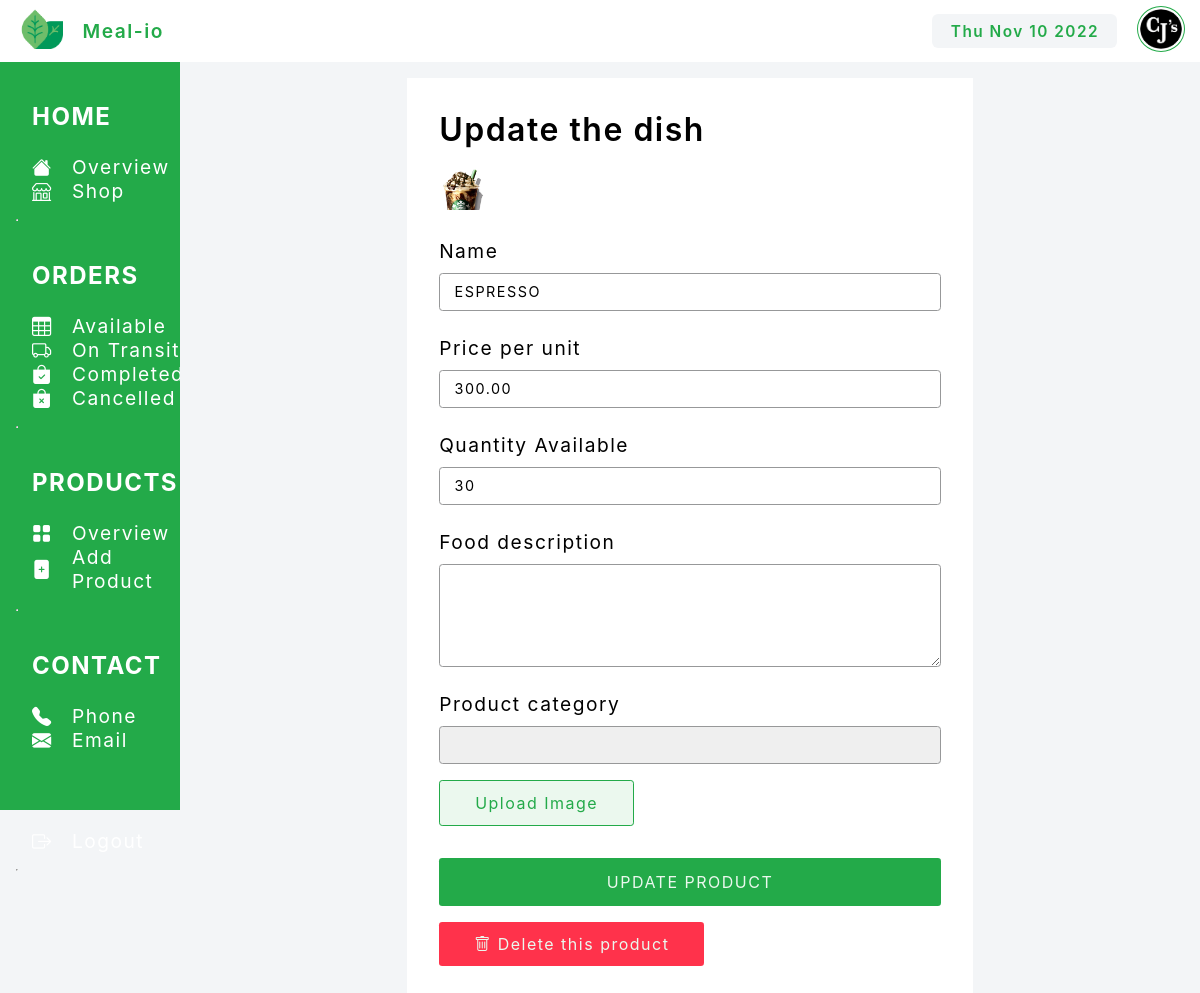
Page /vendors/products/3 (signed in) on the committed database.
### vendor/models.py (models this page shows, shortened)
class Vendor(models.Model):
    user = models.OneToOneField(User, on_delete=models.CASCADE)
    brand = models.CharField(max_length=50, null=True)
    logo = models.ImageField(upload_to="vendors/%Y/%m/%d/", null=True)
    tagline = models.CharField(max_length=100, null=True)

### product/models.py (models this page shows, shortened)
class Product(models.Model):
    label = models.CharField(max_length=200)
    unit = models.CharField(max_length=2,
                            choices=(("kg", "Kilograms"), ("g", "Grams"), ("l", "Litre"), ("ml", "Millilitre"),
                                     ("in", "Inches")), default="kg",help_text="Quantity measurement metrics")
    unit_price = models.DecimalField(max_digits=5, decimal_places=2, verbose_name='unit price')
    image = models.ImageField(upload_to="product//%Y/%m/%d/")
    description = models.TextField(blank=True, verbose_name="description")
    category = models.ForeignKey(Category, on_delete=models.CASCADE, null=True)
    vendor = models.ForeignKey(Vendor, on_delete=models.CASCADE)
    stock = models.PositiveIntegerField(verbose_name='stock', default=1)
    class Meta:
        verbose_name = 'product'
        verbose_name_plural = 'products'
        ordering = ('label',)

### vendor/views.py (the view, shortened to what this page needs)
# urls.py: path("products/<int:id>", update_product, name="product_edit"),
def update_product(request, id):
    vendor = get_object_or_404(Vendor, user=request.user)
    product = get_object_or_404(Product, id=id)
    categories = Category.objects.all()
    return render(request, "dashboard/products_edit.html",
                  {'product': product, 'categories': categories, 'current_category': product.category,"vendor":vendor
                   })

### templates/dashboard/products_edit.html (shortened to what this page needs)
{% extends "dashboard/base_dashboard.html"%}
{% block main %}
<div class="dash-form">
    <form method="post" enctype="multipart/form-data">
        <legend>
            Update the dish
        </legend>
        <div class="image-logo">
            <img src="{{product.image.url}}" alt="product Image">
        </div>
        <div class="form-group">
            <label for="label">Name</label>
            <input type="text" name="label" id="label" value="{{product.label}}">
        </div>
        <div class="form-group">
            <label for="unit_price">Price per unit</label>
            <input type="number" name="unit_price" id="unit_price" value="{{product.unit_price}}">
        </div>
        <div class="form-group">
            <label for="quantity">Quantity Available</label>
            <input type="number" name="stock" id="quantity" value="{{product.stock}}">
        </div>
        <div class="form-group">
            <label for="description">Food description</label>
            <textarea type="text" name="description" id="description" value="{{product.description}}"
                rows="4"></textarea>
        </div>
        <div class="form-group">
            <label for="category">Product category</label>
            <select name="category" id="category">
                <option value="{{product.category.id}}" selected="selected">
                </option>
                {% for category in categories %}
                <option value="{{category.id}}" {% if category == current_category %} selected="selected" {% endif %}>
                </option>
                {% endfor %}
            </select>
        </div>
        <div class="form-group">
            <label for="product_image" class="upload-image" name="product_image">
                Upload Image
            </label>
        </div>
        <div class="form-group">
            <input type="submit" name="submit" value="Update product">
            <a href="{% url 'product_delete' product.pk %}" class="btn danger"><i class="bi bi-trash"></i> Delete this product</a>
        </div>
    </form>
</div>
{% endblock main %}

### templates/dashboard/base_dashboard.html (shortened to what this page needs)
{% load static %}
<!DOCTYPE html>
<html lang="en">
<head>
    <link rel="stylesheet" href="{% static '/css/dashboard.css'%}">
    <link rel="stylesheet" href="{% static '/css/styles.css'%}">
    <link rel="stylesheet" href="{% static '/css/theme.css'%}">
    <link rel="stylesheet" href="{% static '/css/analytics.css'%}">
    <link rel="stylesheet" href="https://cdn.jsdelivr.net/npm/bootstrap-icons@1.7.2/font/bootstrap-icons.css">
</head>
<body>
    <nav>
        <div class="nav-start">
            <a href="{% url 'analytics'%}">
                <img src="{% static 'images/logo.png'%}" alt="">
            </a>
            <a href="{% url 'analytics'%}">
                <p>Meal-io</p>
            </a>
        </div>
        <div class="nav-end">
            <div class="date_today" id="date-today">
            </div>
            <a href="{% url 'analytics'%}">
                <img src="{{vendor.logo.url}}" alt="{{vendor.brand}}">
            </a>
        </div>
    </nav>
    <main>
        <aside>
            <div class="container">
                <div class="nav-group">
                    <h2><a href="{% url 'analytics'%}">Home</a></h2>
                    <ul class="nav-list">
                        <li class="nav-item">
                            <a href="{% url 'analytics'%}">
                                <i class="bi bi-house-fill"></i>
                                <p>Overview</p>
                            </a>
                        </li>
                        <li class="nav-item">
                            <a href="{% url 'shop_update'%}">
                                <i class="bi bi-shop"></i>
                                <p>Shop</p>
                            </a>
                        </li>
                    </ul>
                </div>
                <hr>
                <div class="nav-group">
                    <h2><a href="{% url 'vendor_orders' 'P' %}">Orders</a></h2>
                    <ul class="nav-list">
                        <li class="nav-item">
                            <a href="{% url 'vendor_orders' 'P' %}">
                                <i class="bi bi-table"></i>
                                <p>Available</p>
                            </a>
                        </li>
                        <li class="nav-item">
                            <a href="{% url 'vendor_orders' 'T' %}">
                                <i class="bi bi-truck"></i>
                                <p>On Transit</p>
                            </a>
                        </li>
                        <li class="nav-item">
                            <a href="{% url 'vendor_orders' 'F' %}">
                                <i class="bi bi-bag-check-fill"></i>
                                <p>Completed</p>
                            </a>
                        </li>
                        <li class="nav-item">
                            <a href="{% url 'vendor_orders' 'C' %}">
                                <i class="bi bi-bag-x-fill"></i>
                                <p>Cancelled</p>
                            </a>
                        </li>
                    </ul>
                </div>
                <hr>
                <div class="nav-group">
                    <h2><a href="{% url 'products'%}">Products</a></h2>
                    <ul class="nav-list">
                        <li class="nav-item">
                            <a href="{% url 'products'%}">
                                <i class="bi bi-grid-fill"></i>
                                <p>Overview</p>
                            </a>
                        </li>
                        <li class="nav-item">
                            <a href="{% url 'create_product'%}">
                                <i class="bi bi-file-plus-fill"></i>
                                <p>Add product</p>
                            </a>
                        </li>
                    </ul>
                </div>
                <hr>
                <div class="nav-group">
                    <h2><a href="{% url 'contact'%}">Contact</a></h2>
                    <ul class="nav-list">
                        <li class="nav-item">
                            <a href="{% url 'contact'%}">
                                <i class="bi bi-telephone-fill"></i>
                                <p>Phone</p>
                            </a>
                        </li>
                        <li class="nav-item">
                            <a href="{% url 'contact'%}">
                                <i class="bi bi-envelope-fill"></i>
                                <p>Email</p>
                            </a>
                        </li>
                        <div style="height: 4em;">
                        </div>
                        <li class="nav-item">
                            <a href="{% url 'logout'%}">
                                <i class="bi bi-box-arrow-right"></i>
                                <p>Logout</p>
                            </a>
                        </li>
                    </ul>
                </div>
                <hr>
            </div>
        </aside>
        <div class="content">
            {% block main %}
            {% endblock main %}
        </div>
    </main>
</body>
</html>

### static/css/dashboard.css (style rules this page uses)
:root { --primary: #23AA49; --gradient: #EBF8EE; --red: #FF324B; --secondary: #979899; --white: #ffffff; --dark: #000000; --light: #F3F5F7; --font-family: -apple-system, BlinkMacSystemFont, 'Segoe UI', Roboto, Oxygen, Ubuntu, Cantarell, 'Open Sans', 'Helvetica Neue', sans-serif; }
* { padding: 0; margin: 0; box-sizing: border-box; font-family: var(--font-family); letter-spacing: 1.5px; }
body { background: var(--light); }
nav { width: 100%; height: 3.25em; display: flex; align-items: center; justify-content: space-between; padding: .8em; font-size: 1.2em; background: var(--white); }
.nav-start { display: flex; align-items: center; justify-content: start; gap: 1em; }
nav img { width: 2.5em; }
.nav-start p { font-weight: 600; }
.nav-end { display: flex; align-items: center; justify-content: start; gap: 1em; }
.nav-end img { max-width: 2.5em; max-height: 2.5em; height: auto; border-radius: 50%; border: 1px solid var(--primary); padding: .1em; }
.nav-end .date_today { color: var(--primary); background: var(--light); padding: .5em 1.2em; border-radius: .4em; font-size: .8em; }
main { position: relative; }
aside { position: absolute; width: 15%; background: var(--primary); height: calc(100vh - 3.25em); padding-left: 1em; }
aside a { color: var(--white) !important; }
aside .container { height: 100%; display: flex; align-items: baseline; justify-content: start; flex-direction: column; }
.nav-group { padding: 1em; }
.nav-group h2 { padding: 1em 0em; text-transform: uppercase; }
.nav-group ul { font-size: 1.2em; font-weight: 400; text-transform: capitalize; }
.nav-group ul li.nav-item a { display: flex; align-items: center; justify-content: start; gap: 1em; }
main .content { position: absolute; margin-left: 15%; width: 85%; background: var(--light); height: calc(100vh - 3.25em); padding: 1em; }
main .content .dash-form { display: flex; align-items: center; justify-content: center; max-width: 50vw; margin: auto; }

### static/css/styles.css (style rules this page uses)
:root { --primary: #23AA49; --gradient: #EBF8EE; --red: #FF324B; --secondary: #979899; --white: #ffffff; --dark: #000000; --light: #F3F5F7; --font-family: -apple-system, BlinkMacSystemFont, 'Segoe UI', Roboto, Oxygen, Ubuntu, Cantarell, 'Open Sans', 'Helvetica Neue', sans-serif; }
* { padding: 0; margin: 0; box-sizing: border-box; font-family: var(--font-family); letter-spacing: 1.5px; }
body { background: var(--light); }
.image-logo { width: 3em; height: 3em; border-radius: 50%; padding: .2em; }

### static/css/theme.css (style rules this page uses)
:root { --primary: #23AA49; --warning: #f0b802; --gradient: #EBF8EE; --red: #FF324B; --secondary: #979899; --white: #ffffff; --dark: #000000; --light: #F3F5F7; --font-family: -apple-system, BlinkMacSystemFont, 'Segoe UI', Roboto, Oxygen, Ubuntu, Cantarell, 'Open Sans', 'Helvetica Neue', sans-serif; }
* { padding: 0; margin: 0; box-sizing: border-box; font-family: var(--font-family); letter-spacing: 1.5px; }
body { position: relative; min-height: 100vh; min-width: 100vh; }
ul, ol { padding-left: 0; list-style-type: none; }
a { text-decoration: none; color: var(--primary); }
img { width: 100%; height: auto; }
input, textarea, select { position: relative; border-color: var(--secondary); color: var(--dark); display: block; padding: .45rem .9rem; font-size: .9rem; font-weight: 400; line-height: 1.5; background-clip: padding-box; border: 1px solid var(--secondary); appearance: none; border-radius: .25em; text-transform: uppercase; width: 100%; }
.btn, input[type=submit] { color: var(--gradient); font-size: 16px; padding: 12px 35px; border-radius: 0.2em; display: inline-block; border: 0; outline: 0; background: var(--primary); margin-bottom: 1em; }
.danger { background: var(--red); }
form { background: var(--white); padding: 2em; }
legend { font-size: 2em; font-weight: 600; }
label { font-size: 1.2em; padding: .5em 0em; }
.form-group { position: relative; display: flex; flex-wrap: wrap; align-items: stretch; width: 100%; Margin-top: 1em; }
.upload-image { color: var(--primary); font-size: 16px; padding: 12px 35px; border-radius: 0.2em; display: inline-block; border: 1px solid var(--primary); outline: 0; background: var(--gradient); margin-bottom: 1em; }

### rows in the picture
Vendor: logo (picture)
Product: image (picture), label "Espresso", unit_price "300.00", stock "30"
